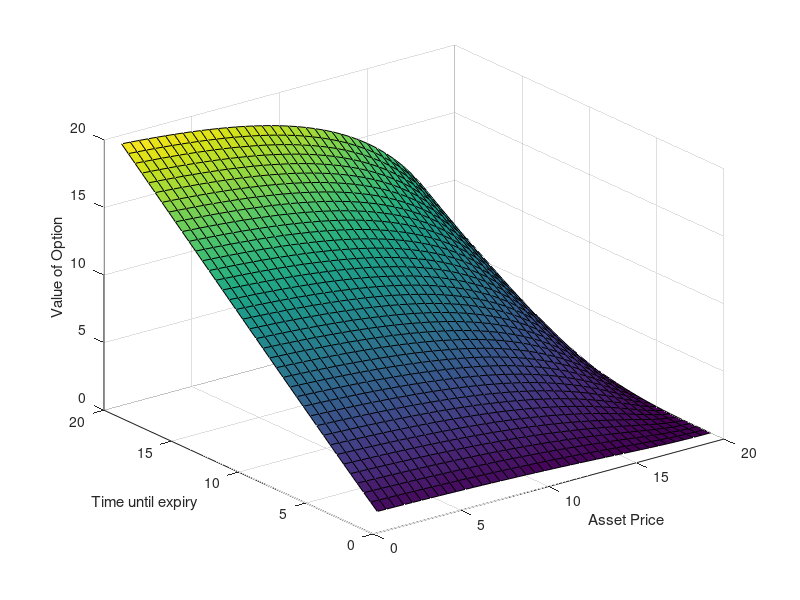

MATLAB code to generate this figure:
%function c = BSGrph3D(t_final, sigma, r, p)
% Graphs the value of a European call option in respect to time until expiration

%Inputs:
t_final = 21; %Time until expiry
sigma = .82; %Volatility of asset
r = .08; %Fixed Interest Rate
p = 25; %Exercise Price of asset

u = zeros(39);
%syms x t
[t,x] = meshgrid(1:.5:20);
for i = 1:39
    for j = 1:39
        u(i,j) =((1/2)*(x(i,j)*erfc(-((r+0.5*sigma^2)*(t_final-t(i,j))+log(x(i,j)/p))/(sqrt(2*sigma^2*(t_final-t(i,j)))))-p*exp(-r*(t_final-t(i,j)))*erfc(-((r-0.5*sigma^2)*(t_final-t(i,j))+log(x(i,j)/p))/(sqrt(2*sigma^2*(t_final-t(i,j)))))));
    end
end
surf(t, x, u)
xlabel('Asset Price')
ylabel('Time until expiry')
zlabel('Value of Option')